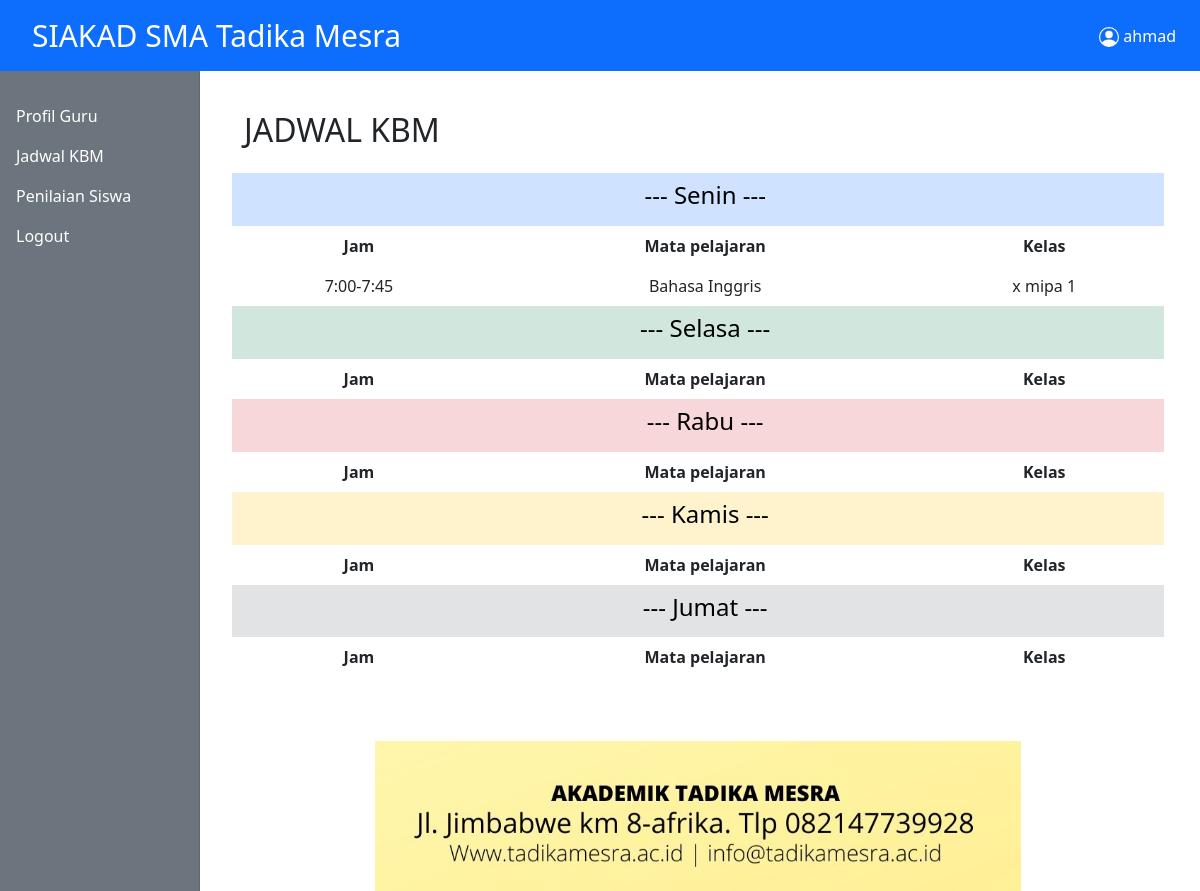
The app's page /guru/kbm.php (signed in) with its own data.
### tables this page shows
CREATE TABLE `pelajaran` (
  `id` int(11) NOT NULL,
  `kelas` varchar(40) NOT NULL,
  `hari` varchar(30) NOT NULL,
  `jam` varchar(50) NOT NULL,
  `mapel` varchar(100) NOT NULL,
  `pengajar` varchar(100) NOT NULL
);

### guru/kbm.php (the view, shortened to what this page needs)
<?php
include_once '../database/koneksi.php';
include_once '../templates/header.php';
$nip = $_SESSION["nisn/nip"];
$sql = mysqli_query($koneksi,"SELECT * FROM jabatan_guru WHERE NIP = '$nip'");
while ($guru = mysqli_fetch_assoc($sql)){
    $nama = $guru["nama"];
}
?>
<div class="container">
    <h2 style="text-transform: uppercase;">Jadwal KBM</h2>
		<div class="row mt-4">
            <?php
            $sql1=mysqli_query($koneksi,"SELECT * FROM pelajaran WHERE pengajar = '$nama' AND hari='Senin' ORDER BY jam ASC");?>
			<table class="table table-borderless" style="text-align: center;">
                <tr class="table-primary">
                    <td></td>
                    <td> <h4>--- Senin ---</h4> </td>
                    <td></td>
                </tr>
				<tr>
                    <th scope="col">Jam</th>
                    <th scope="col">Mata pelajaran</th>
                    <th scope="col">Kelas</th>
				</tr>
            <?php while($senin = mysqli_fetch_assoc($sql1)):?>
                <tr>
                    <td><?= $senin["jam"]?></td>
                    <td><?= $senin["mapel"]?></td>
                    <td><?= $senin["kelas"]?></td>
				</tr>
            <?php endwhile;?>
			     <tr class="table-success">
                    <td></td>
                    <td> <h4>--- Selasa ---</h4> </td>
                    <td></td>
                </tr>
				<tr>
                    <th scope="col">Jam</th>
                    <th scope="col">Mata pelajaran</th>
                    <th scope="col">Kelas</th>
                </tr>
                <tr class="table-danger">
                    <td></td>
                    <td> <h4>--- Rabu ---</h4> </td>
                    <td></td>
                </tr>
                <tr>
                    <th scope="col">Jam</th>
                    <th scope="col">Mata pelajaran</th>
                    <th scope="col">Kelas</th>
                </tr>
                <tr class="table-warning">
                    <td></td>
                    <td> <h4>--- Kamis ---</h4> </td>
                    <td></td>
                </tr>
                <tr>
                    <th scope="col">Jam</th>
                    <th scope="col">Mata pelajaran</th>
                    <th scope="col">Kelas</th>
                </tr>
                <tr class="table-secondary">
                    <td></td>
                    <td> <h4>--- Jumat ---</h4> </td>
                    <td></td>
                </tr>
                <tr>
                    <th scope="col">Jam</th>
                    <th scope="col">Mata pelajaran</th>
                    <th scope="col">Kelas</th>
                </tr>
            </table>
		</div>
	</div>
<?php include_once '../templates/footer.php'?>

### records on screen
pelajaran: jam "7:00-7:45", mapel "Bahasa Inggris", kelas "x mipa 1"

### other values on screen
$user "ahmad"
